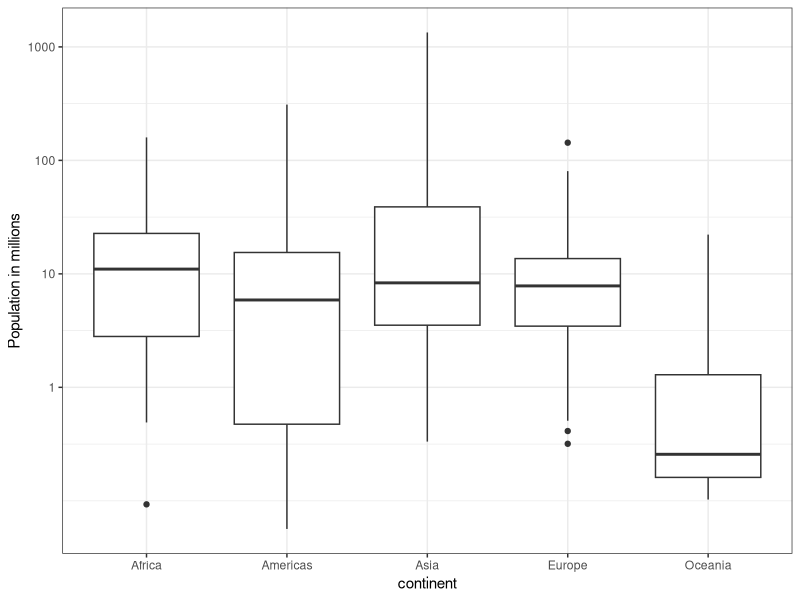
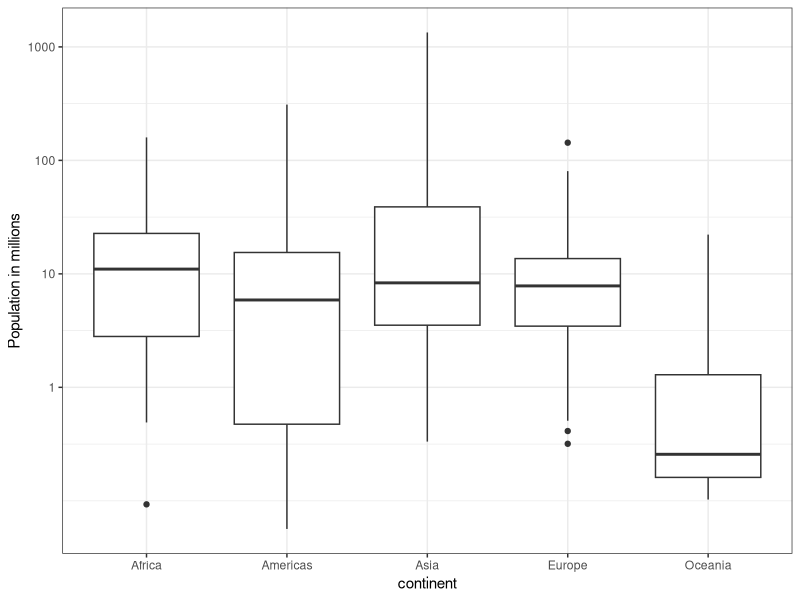

Reproduce these figures in R, in order.
library(dplyr)
library(ggplot2)
library(dslabs)
ds_theme_set()
data(gapminder)
gapminder %>% 
  filter(year == 2010) %>% 
  group_by(continent) %>% 
  ggplot(aes(x=continent, y=population/10^6)) + 
  geom_boxplot() + 
  scale_y_continuous(trans = "log10", breaks = c(1,10,100,1000)) + 
  ylab("Population in millions")


gapminder %>%
  filter(year == 2010) %>%
  group_by(continent) %>%
  ggplot(aes(x=continent, y=population/10^6)) + 
  geom_boxplot() + 
  scale_y_continuous(trans = "log10", breaks = c(1,10,100,1000)) + 
  ylab("Population in millions")
